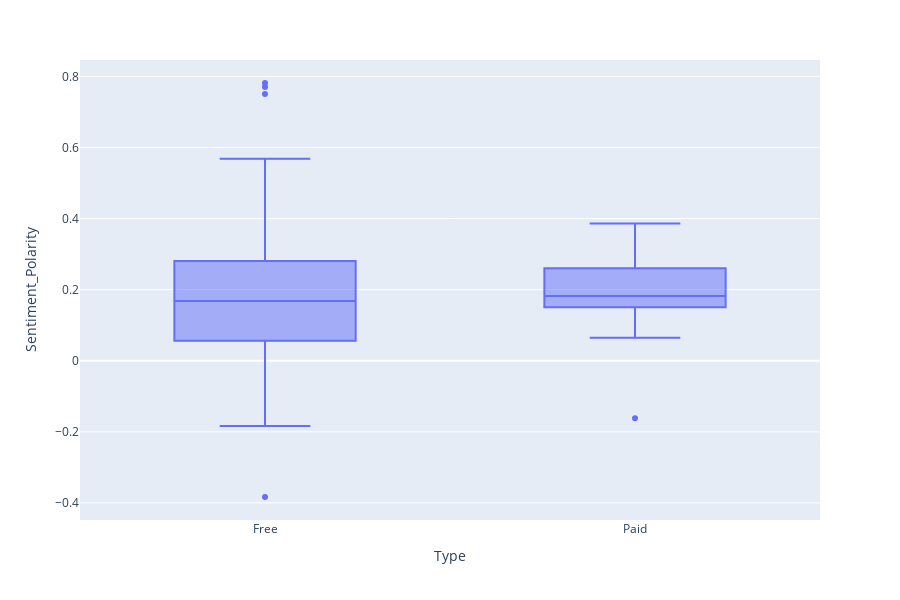

Notebook source saved alongside this figure:
### Code cell
# People feel more positive about paid apps on average!. Reason: it might have received more positive reviews!
fig = px.box(merged_df, x="Type", y="Sentiment_Polarity")
fig.show()

### Figure 1 — Plotly figure (JSON) as saved in the notebook; plotly's stock layout.template omitted (floating-point values rounded to 4 significant figures; data arrays with more than 128 entries replaced by an {"elided": "..."} marker saying what was removed)
{"data": [{"alignmentgroup": "True", "hoverlabel": {"namelength": 0}, "hovertemplate": "Type=%{x}<br>Sentiment_Polarity=%{y}", "legendgroup": "", "marker": {"color": "#636efa"}, "name": "", "notched": false, "offsetgroup": "", "orientation": "v", "showlegend": false, "type": "box", "x": {"elided": "321 str values"}, "x0": " ", "xaxis": "x", "y": {"elided": "321 float values"}, "y0": " ", "yaxis": "y"}], "layout": {"boxmode": "group", "height": 600, "legend": {"tracegroupgap": 0}, "margin": {"t": 60}, "xaxis": {"anchor": "y", "domain": [0, 1], "title": {"text": "Type"}}, "yaxis": {"anchor": "x", "domain": [0, 1], "title": {"text": "Sentiment_Polarity"}}}}
